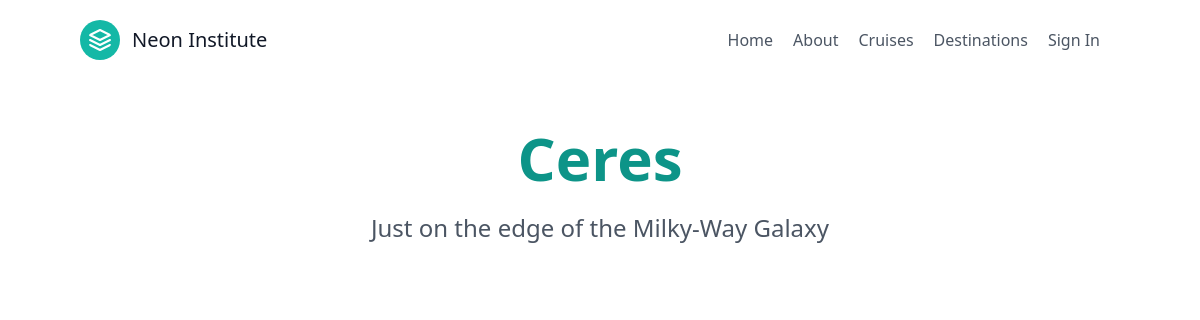
The app's page /destination/5 with its own data.
### app/models.py (models this page shows, shortened)
class Destination(models.Model):
    name = models.CharField(
        unique=True,
        null=False,
        blank=False,
        max_length=50
    )
    description = models.TextField(
        max_length=2000,
        null=False,
        blank=False,
    )
    slug = models.SlugField()

### app/views.py (the view)
# urls.py: path('destination/<int:pk>', views.DestinationDetailView.as_view(), name="destinations"),
class DestinationDetailView(generic.DetailView):
    model = models.Destination
    template_name = 'destinations_detail.html'
    context_object_name = 'destination'

### app/templates/destinations_detail.html (shortened to what this page needs)
{% extends "index.html" %}
{% block content %}
<div class="mt-12 flex flex-col items-center justify-center gap-4">
    <h2 class="text-6xl font-bold text-center text-teal-600 mb-2">{{ destination.name }}</h2>
    <p class="text-2xl text-left text-gray-600">{{ destination.description }}</p>
</div>
{% endblock %}

### records on screen
Destination: name "Ceres", description "Just on the edge of the Milky-Way Galaxy"
